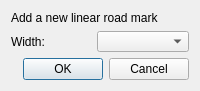
<?xml version="1.0" encoding="UTF-8"?>
<ui version="4.0">
 <class>Dialog</class>
 <widget class="QDialog" name="Dialog">
  <property name="geometry">
   <rect>
    <x>0</x>
    <y>0</y>
    <width>200</width>
    <height>91</height>
   </rect>
  </property>
  <property name="minimumSize">
   <size>
    <width>200</width>
    <height>90</height>
   </size>
  </property>
  <property name="maximumSize">
   <size>
    <width>200</width>
    <height>91</height>
   </size>
  </property>
  <property name="windowTitle">
   <string>Road Mark</string>
  </property>
  <layout class="QGridLayout" name="gridLayout_2">
   <item row="0" column="0">
    <widget class="QLabel" name="label">
     <property name="text">
      <string>Add a new linear road mark</string>
     </property>
    </widget>
   </item>
   <item row="1" column="0">
    <layout class="QGridLayout" name="gridLayout">
     <item row="0" column="0">
      <widget class="QLabel" name="label_2">
       <property name="minimumSize">
        <size>
         <width>75</width>
         <height>0</height>
        </size>
       </property>
       <property name="maximumSize">
        <size>
         <width>80</width>
         <height>16777215</height>
        </size>
       </property>
       <property name="text">
        <string>Width:</string>
       </property>
      </widget>
     </item>
     <item row="0" column="1">
      <widget class="QComboBox" name="width">
       <property name="minimumSize">
        <size>
         <width>75</width>
         <height>0</height>
        </size>
       </property>
      </widget>
     </item>
    </layout>
   </item>
   <item row="2" column="0">
    <widget class="QDialogButtonBox" name="buttonBox">
     <property name="orientation">
      <enum>Qt::Horizontal</enum>
     </property>
     <property name="standardButtons">
      <set>QDialogButtonBox::Cancel|QDialogButtonBox::Ok</set>
     </property>
    </widget>
   </item>
  </layout>
 </widget>
 <resources/>
 <connections>
  <connection>
   <sender>buttonBox</sender>
   <signal>accepted()</signal>
   <receiver>Dialog</receiver>
   <slot>accept()</slot>
   <hints>
    <hint type="sourcelabel">
     <x>248</x>
     <y>254</y>
    </hint>
    <hint type="destinationlabel">
     <x>157</x>
     <y>274</y>
    </hint>
   </hints>
  </connection>
  <connection>
   <sender>buttonBox</sender>
   <signal>rejected()</signal>
   <receiver>Dialog</receiver>
   <slot>reject()</slot>
   <hints>
    <hint type="sourcelabel">
     <x>316</x>
     <y>260</y>
    </hint>
    <hint type="destinationlabel">
     <x>286</x>
     <y>274</y>
    </hint>
   </hints>
  </connection>
 </connections>
</ui>
